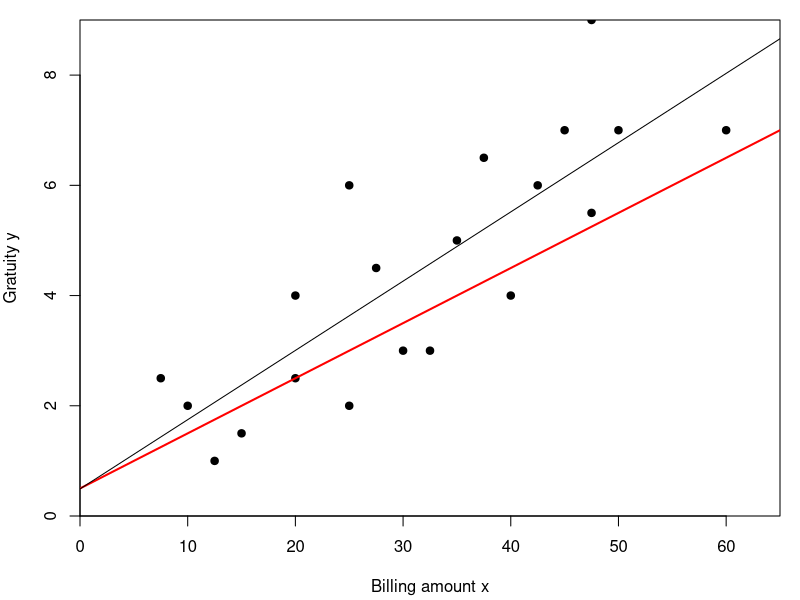
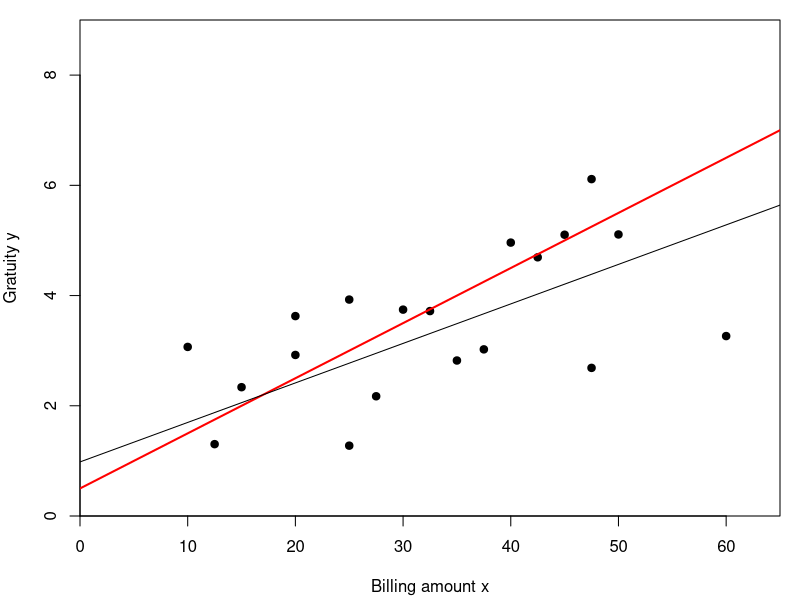
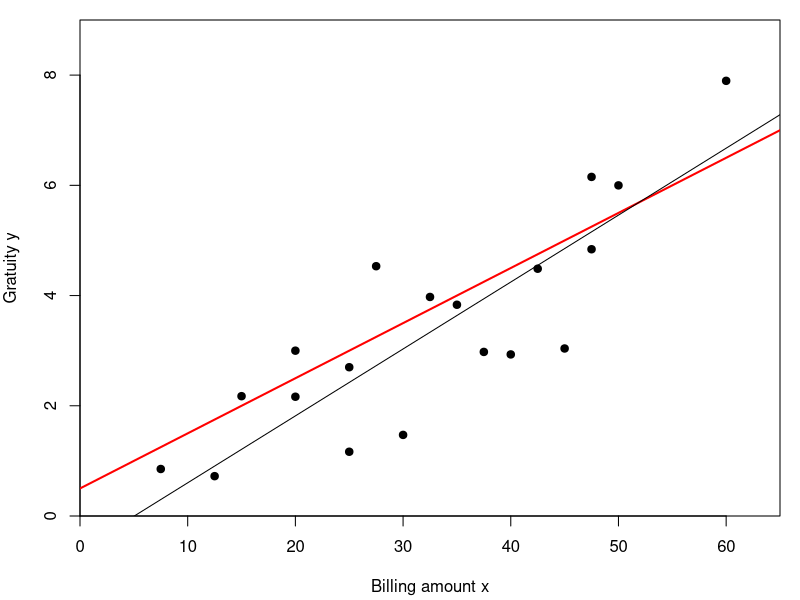
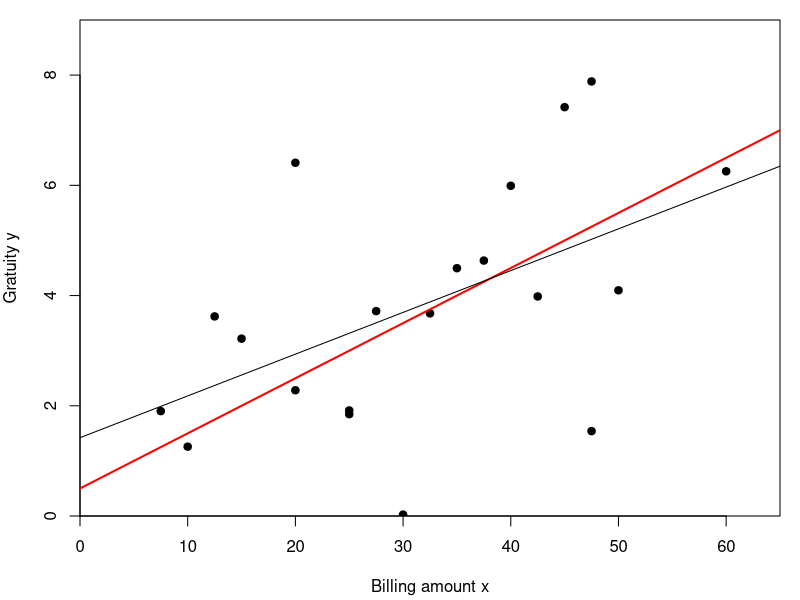
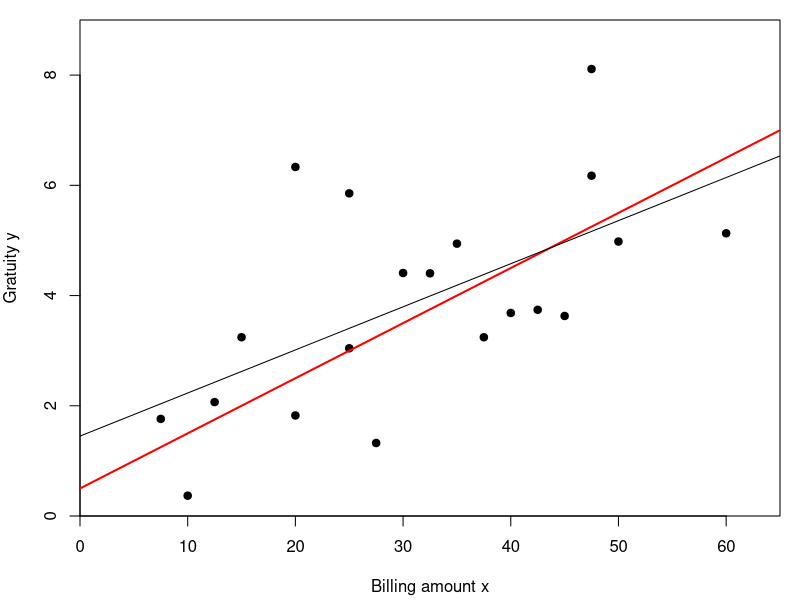
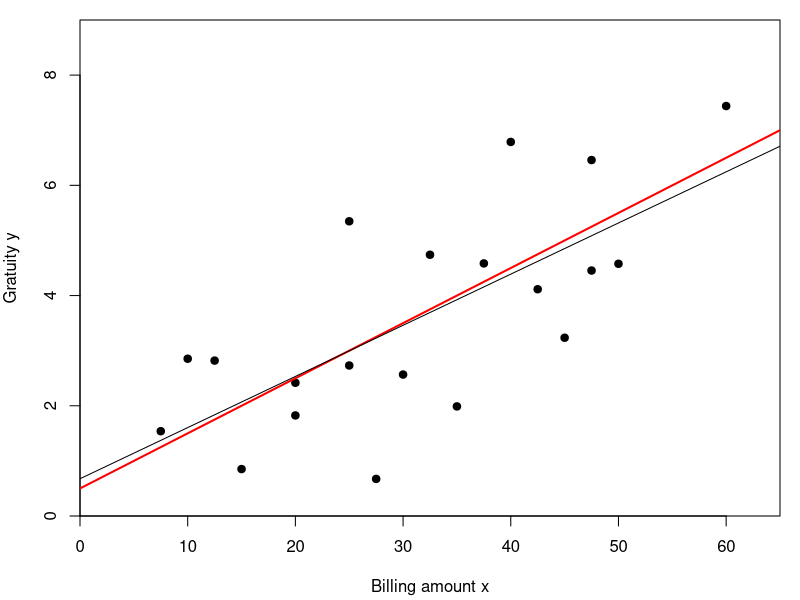
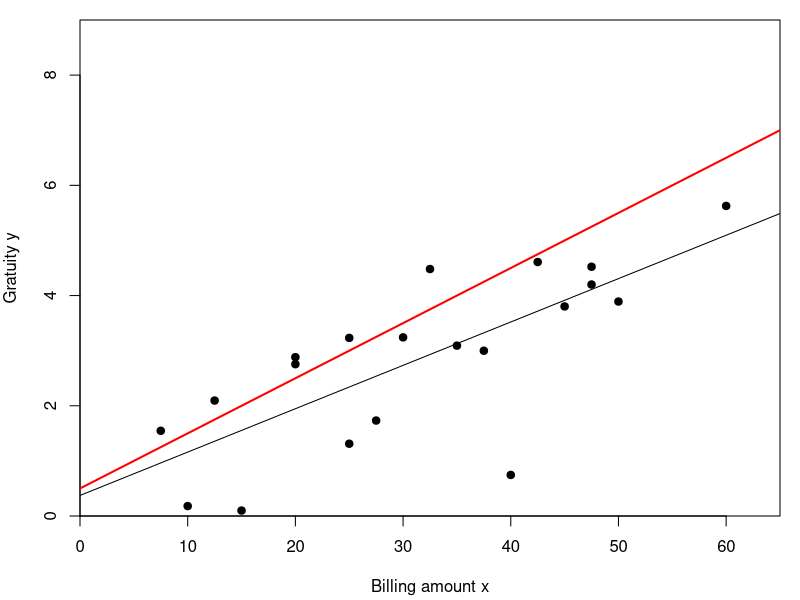
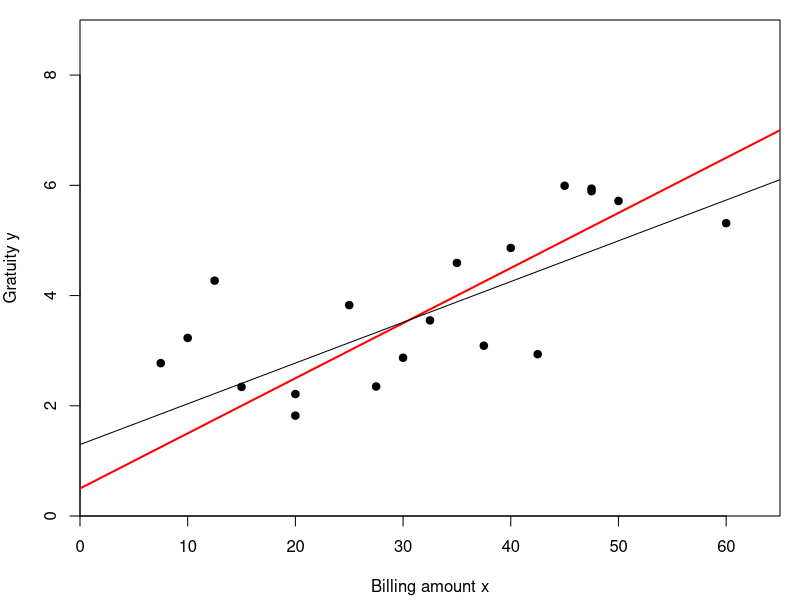

Here is the R script that generated these plots, in order: (Note: a time limit stopped this script after it produced the figures.)
library(MASS)
library(grDevices)
graphics.off()

# If you use R on a Windows system
if (Sys.info()["sysname"] == "Windows") {
  windows(7,6,xpos=360,ypos=10)
  windows(3,2.6,xpos=10,ypos=10)
  windows(3,2.6,xpos=10,ypos=330)
}
# If you use R on a Linux system
if (Sys.info()["sysname"] == "Linux") {
  x11(width=7,height = 6,xpos=360,ypos=10)
  x11(width=3,height=2.6,xpos=10,ypos=10)
  x11(width=3,height=2.6,xpos=10,ypos=330)
}
# If you use R on a Mac OS
if (Sys.info()["sysname"] == "Darwin") {
  quartz(width=7,height=6)
  quartz(width=3,height=2.6)
  quartz(width=3,height=2.6)
}


# Illustration for the estimated regression line

x <- c(10,30,50,25,7.50,42.50,35,40,25,12.50,60,47.50,45,27.50,15,20,47.50,32.50,37.50,20)
y <- c(2,3,7,2,2.5,6,5,4,6,1,7,5.5,7,4.5,1.5,4,9,3,6.5,2.5)
alpha <- 0.5
beta <- 0.1
alphadach <- rep(NA,1000)
betadach <- rep(NA,1000)

# Actually observed sample

dev.set(2)
par(xaxs="i",yaxs="i",mar=c(4.2,4,1,1))
plot(x,y,ylim=c(0,9),xlim=c(0,65),pch=19,xlab="Billing amount x",ylab="Gratuity y")
abline(alpha,beta,col="red",lwd=2)
obj <- lm(y~x)
alphadach[1] <- obj$coef[1]
betadach[1] <- obj$coef[2]
abline(obj)
dev.set(3)
par(mar=c(4,4,1,1))
truehist(alphadach[1],xlim=c(-2.5,3),ylim=c(0,150),breaks=seq(-2.5,3,length=21),prob=F,main="",xlab=expression(hat(alpha)),ylab="frequency")
dev.set(4)
par(mar=c(4,4,1,1))
truehist(betadach[1],xlim=c(0.02,0.16),ylim=c(0,150),breaks=seq(0.02,0.18,length=21),prob=F,main="",xlab=expression(hat(beta)),ylab="frequency")
dev.set(2)
locator(1)

for (i in 2:1000) {
  u <- rnorm(20)*sqrt(2)
  y <- alpha+beta*x+u
  
  obj <- lm(y~x)
  alphadach[i] <- obj$coef[1]
  betadach[i] <- obj$coef[2]
  
  dev.set(2)
  par(xaxs="i",yaxs="i",mar=c(4.2,4,1,1))
  plot(x,y,ylim=c(0,9),xlim=c(0,65),pch=19,xlab="Billing amount x",ylab="Gratuity y")
  abline(alpha,beta,col="red",lwd=2)
  abline(obj)
  
  if(i<10) locator(1)
  if(i>0) 
    {
    dev.set(3)
    par(mar=c(4,4,1,1))
    alphadach[alphadach < -2.5] <- NA
    alphadach[alphadach > 3] <- NA
    truehist(alphadach[1:i],xlim=c(-2.5,3),ylim=c(0,150),breaks=seq(-2.5,3,length=21),prob=F,main="",xlab=expression(hat(alpha)),ylab="frequency")
    }
  if(i>2)
    {
    dev.set(4)
    par(mar=c(4,4,1,1))
    betadach[betadach < 0.02] <- NA
    betadach[betadach > 0.16] <- NA
    truehist(betadach[1:i],xlim=c(0.02,0.16),ylim=c(0,150),breaks=seq(0.02,0.18,length=21),prob=F,main="",xlab=expression(hat(beta)),ylab="frequency")
    }
  }


# Distribution of the estimators

dev.set(3)
locator(1)
abline(v=0.5,col="red",lwd=5)
locator(1)
g <- seq(-2.5,3,length=150)
lines(g,1000*0.275*dnorm(g,mean=mean(alphadach,na.rm=T),sd=sd(alphadach,na.rm=T)),lwd=3)

dev.set(4)
locator(1)
abline(v=0.1,col="red",lwd=5)
locator(1)
g <- seq(0.02,0.18,length=150)
lines(g,1000*0.008*dnorm(g,mean=mean(betadach,na.rm=T),sd=sd(betadach,na.rm=T)),lwd=3)
